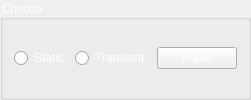
                     <widget class="QGroupBox" name="choicer_cse">
                      <property name="styleSheet">
                       <string notr="true">color: rgb(255, 255, 255);</string>
                      </property>
                      <property name="title">
                       <string>Choose</string>
                      </property>
                      <layout class="QHBoxLayout" name="horizontalLayout_40">
                       <item>
                        <layout class="QHBoxLayout" name="horizontalLayout_39">
                         <item>
                          <widget class="QRadioButton" name="cse_static_rb">
                           <property name="text">
                            <string>Static</string>
                           </property>
                          </widget>
                         </item>
                         <item>
                          <widget class="QRadioButton" name="cse_transient_rb">
                           <property name="text">
                            <string>Transient</string>
                           </property>
                          </widget>
                         </item>
                         <item>
                          <widget class="QPushButton" name="CSE_parse">
                           <property name="styleSheet">
                            <string notr="true">color: rgb(255, 255, 255);</string>
                           </property>
                           <property name="text">
                            <string>Parse</string>
                           </property>
                          </widget>
                         </item>
                        </layout>
                       </item>
                      </layout>
                     </widget>
